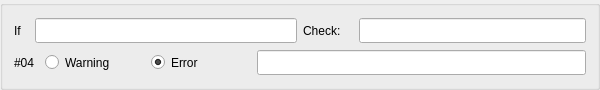
      <widget class="QGroupBox" name="groupBox__ch04">
       <property name="sizePolicy">
        <sizepolicy hsizetype="MinimumExpanding" vsizetype="Fixed">
         <horstretch>0</horstretch>
         <verstretch>0</verstretch>
        </sizepolicy>
       </property>
       <property name="minimumSize">
        <size>
         <width>600</width>
         <height>90</height>
        </size>
       </property>
       <property name="maximumSize">
        <size>
         <width>16777215</width>
         <height>90</height>
        </size>
       </property>
       <property name="title">
        <string/>
       </property>
       <layout class="QHBoxLayout" name="horizontalLayout_118">
        <item>
         <layout class="QVBoxLayout" name="verticalLayout_36">
          <item>
           <layout class="QHBoxLayout" name="horizontalLayout_68">
            <item>
             <layout class="QHBoxLayout" name="horizontalLayout_69">
              <item>
               <widget class="QLabel" name="label_29">
                <property name="sizePolicy">
                 <sizepolicy hsizetype="Fixed" vsizetype="Fixed">
                  <horstretch>0</horstretch>
                  <verstretch>0</verstretch>
                 </sizepolicy>
                </property>
                <property name="minimumSize">
                 <size>
                  <width>15</width>
                  <height>25</height>
                 </size>
                </property>
                <property name="text">
                 <string>If</string>
                </property>
               </widget>
              </item>
              <item>
               <widget class="QLineEdit" name="check_if_04">
                <property name="sizePolicy">
                 <sizepolicy hsizetype="MinimumExpanding" vsizetype="Fixed">
                  <horstretch>0</horstretch>
                  <verstretch>0</verstretch>
                 </sizepolicy>
                </property>
                <property name="minimumSize">
                 <size>
                  <width>160</width>
                  <height>25</height>
                 </size>
                </property>
               </widget>
              </item>
             </layout>
            </item>
            <item>
             <layout class="QHBoxLayout" name="horizontalLayout_119">
              <item>
               <widget class="QLabel" name="label_30">
                <property name="sizePolicy">
                 <sizepolicy hsizetype="Fixed" vsizetype="Fixed">
                  <horstretch>0</horstretch>
                  <verstretch>0</verstretch>
                 </sizepolicy>
                </property>
                <property name="minimumSize">
                 <size>
                  <width>50</width>
                  <height>25</height>
                 </size>
                </property>
                <property name="text">
                 <string>Check:</string>
                </property>
               </widget>
              </item>
              <item>
               <widget class="QLineEdit" name="check_check_04">
                <property name="sizePolicy">
                 <sizepolicy hsizetype="MinimumExpanding" vsizetype="Fixed">
                  <horstretch>0</horstretch>
                  <verstretch>0</verstretch>
                 </sizepolicy>
                </property>
                <property name="minimumSize">
                 <size>
                  <width>160</width>
                  <height>25</height>
                 </size>
                </property>
               </widget>
              </item>
             </layout>
            </item>
           </layout>
          </item>
          <item>
           <layout class="QHBoxLayout" name="horizontalLayout_120">
            <item>
             <layout class="QHBoxLayout" name="horizontalLayout_121">
              <item>
               <widget class="QLabel" name="label_43">
                <property name="sizePolicy">
                 <sizepolicy hsizetype="Fixed" vsizetype="Fixed">
                  <horstretch>0</horstretch>
                  <verstretch>0</verstretch>
                 </sizepolicy>
                </property>
                <property name="minimumSize">
                 <size>
                  <width>25</width>
                  <height>25</height>
                 </size>
                </property>
                <property name="maximumSize">
                 <size>
                  <width>25</width>
                  <height>25</height>
                 </size>
                </property>
                <property name="text">
                 <string>#04</string>
                </property>
               </widget>
              </item>
              <item>
               <widget class="QRadioButton" name="check_warning_04">
                <property name="minimumSize">
                 <size>
                  <width>100</width>
                  <height>25</height>
                 </size>
                </property>
                <property name="text">
                 <string>Warning</string>
                </property>
               </widget>
              </item>
              <item>
               <widget class="QRadioButton" name="check_error_04">
                <property name="minimumSize">
                 <size>
                  <width>100</width>
                  <height>25</height>
                 </size>
                </property>
                <property name="text">
                 <string>Error</string>
                </property>
                <property name="checked">
                 <bool>true</bool>
                </property>
               </widget>
              </item>
             </layout>
            </item>
            <item>
             <widget class="QLineEdit" name="check_message_04">
              <property name="sizePolicy">
               <sizepolicy hsizetype="MinimumExpanding" vsizetype="Fixed">
                <horstretch>0</horstretch>
                <verstretch>0</verstretch>
               </sizepolicy>
              </property>
              <property name="minimumSize">
               <size>
                <width>170</width>
                <height>25</height>
               </size>
              </property>
             </widget>
            </item>
           </layout>
          </item>
         </layout>
        </item>
       </layout>
      </widget>
